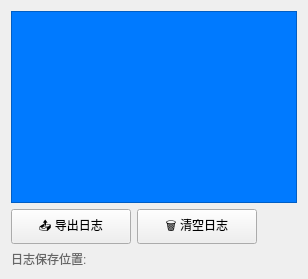
      <widget class="QWidget" name="logTab">
       <attribute name="title">
        <string>日志监控</string>
       </attribute>
       <layout class="QVBoxLayout" name="logLayout">
        <item>
         <widget class="QTextEdit" name="logTextEdit">
          <property name="styleSheet">
           <string notr="true">font-family: 'Consolas', 'Monaco', monospace; font-size: 9pt;
color: rgb(243, 243, 243);background-color: #007aff
</string>
          </property>
          <property name="readOnly">
           <bool>true</bool>
          </property>
         </widget>
        </item>
        <item>
         <layout class="QVBoxLayout" name="logButtonLayout">
          <item>
           <layout class="QHBoxLayout" name="logButtons">
            <item>
             <widget class="QPushButton" name="exportLogButton">
              <property name="minimumSize">
               <size>
                <width>120</width>
                <height>35</height>
               </size>
              </property>
              <property name="text">
               <string>📤 导出日志</string>
              </property>
             </widget>
            </item>
            <item>
             <widget class="QPushButton" name="clearLogButton">
              <property name="minimumSize">
               <size>
                <width>120</width>
                <height>35</height>
               </size>
              </property>
              <property name="text">
               <string>🗑️ 清空日志</string>
              </property>
             </widget>
            </item>
            <item>
             <spacer name="logSpacer">
              <property name="orientation">
               <enum>Qt::Orientation::Horizontal</enum>
              </property>
              <property name="sizeHint" stdset="0">
               <size>
                <width>40</width>
                <height>20</height>
               </size>
              </property>
             </spacer>
            </item>
           </layout>
          </item>
          <item>
           <widget class="QLabel" name="logSavePathLabel">
            <property name="toolTip">
             <string>当前日志文件的保存路径</string>
            </property>
            <property name="styleSheet">
             <string notr="true">font-size: 9pt; color: #666666;</string>
            </property>
            <property name="text">
             <string>日志保存位置: </string>
            </property>
           </widget>
          </item>
         </layout>
        </item>
       </layout>
      </widget>
